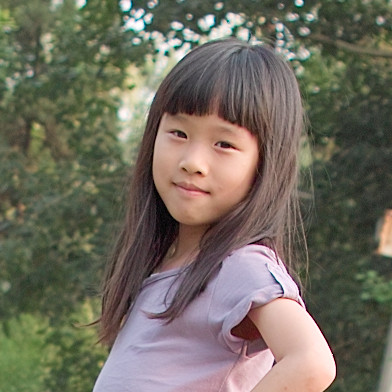
#> input picture origin.bmp, 392 x 392 px
$ python harr.py   (Python 2 division)
#> lines starting #> are read from the running program, lines starting #| are printed output that depends on the picture; after the words box and inside, x2 and y2 are one past the last pixel; in counts of white or black regions, pixels touching at a corner belong together
import numpy as np
import cv2

def harrRow(img, m):
	n = img.shape[0]
	newImg = np.zeros_like(img)
	for i in range(0,n):
		for j in range(0,n):
			newImg[i][j] = img[i][j]
	for i in range(0,m):
		for j in range(0,m/2):
			newImg[i][j] = (img[i][2*j] + img[i][2 * j + 1]) * 0.5
		for j in range(0,m/2):
			newImg[i][j + m/2] = (img[i][2*j] - img[i][2 * j + 1]) * 0.5
	return newImg

def harrCol(img, m):
	newImg = np.transpose(img)
	newImg = harrRow(newImg, m)
	newImg = np.transpose(newImg)
	return newImg

def iHarrRow(img, m):
	n = img.shape[0]
	newImg = np.zeros_like(img)
	for i in range(0,n):
		for j in range(0,n):
			newImg[i][j] = img[i][j]
	for i in range(0,m):
		for j in range(0,m/2):
			newImg[i][2 * j] = img[i][j] + img[i][j + m/2]
			newImg[i][2 * j + 1] = img[i][j] - img[i][j + m/2]
	return newImg

def iHarrCol(img, m):
	newImg = np.transpose(img)
	newImg = iHarrRow(newImg, m)
	newImg = np.transpose(newImg)
	return newImg

def guiyi(img,r1,c1,r2,c2):
	Max = 0.0
	for r in range(r1,r2):
		for c in range(c1,c2):
			if img[r][c] > Max:
				Max = img[r][c]
	for r in range(r1,r2):
		for c in range(c1,c2):
			img[r][c] = img[r][c]/Max * 255.0
	return img

img = cv2.cvtColor(cv2.imread('origin.bmp'),cv2.COLOR_BGR2GRAY).astype('float32')
#> img: shape (392, 392) float32; min 2, max 255, mean 108.4
#print img

n = img.shape[0]
#> n = 392
img = harrRow(img,n)
img = harrCol(img,n)
img = harrRow(img,n/2)
img = harrCol(img,n/2)
img = harrRow(img,n/4)
#> after the loop in harrRow (call 5), `for i in range(0,m):`:
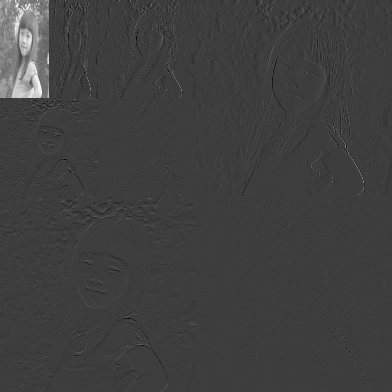
#> newImg: shape (392, 392) float32; min -78.75, max 245.7, mean 3.4; drawn with min black and max white
img = harrCol(img,n/4)
#> after the loop in harrRow (call 6), `for i in range(0,m):`:
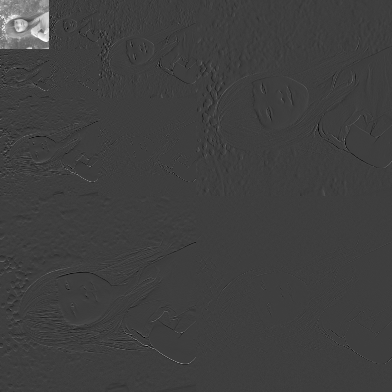
#> newImg: shape (392, 392) float32; min -78.75, max 242, mean 1.7; drawn with min black and max white

cv2.imwrite('Harr4.bmp', img)
absimg = np.abs(img)
cv2.imwrite('Harr4(abs).bmp', absimg)

img = guiyi(img,n/2,n/2,n,n)
#> after the loop in guiyi, `for r in range(r1,r2):`: Max = 38.25
img = guiyi(img,0,n/2,n/2,n)
img = guiyi(img,n/2,0,n,n/2)

img = guiyi(img,0,n/4,n/4,n/2)
#> after the loop in guiyi (call 4), `for r in range(r1,r2):`: img: shape (392, 392) float32; min -353.3, max 255, mean 1.6
img = guiyi(img,n/4,0,n/2,n/4)
#> after the loop in guiyi (call 5), `for r in range(r1,r2):`: img: shape (392, 392) float32; min -353.3, max 255, mean 1.6
img = guiyi(img,n/4,n/4,n/2,n/2)
#> after the loop in guiyi (call 6), `for r in range(r1,r2):`: Max = 40.94
#> after the loop in guiyi (call 6), `for r in range(r1,r2):`:
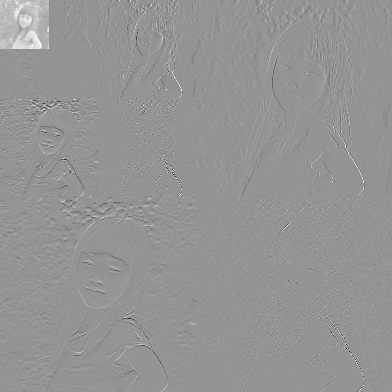
#> img: shape (392, 392) float32; min -353.3, max 255, mean 1.6; drawn with min black and max white

img = guiyi(img,0,n/8,n/8,n/4)
#> after the loop in guiyi (call 7), `for r in range(r1,r2):`: Max = 77.55
#> after the loop in guiyi (call 7), `for r in range(r1,r2):`:
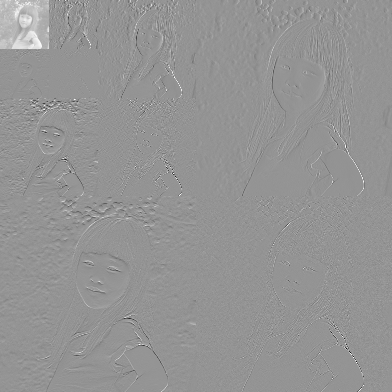
#> img: shape (392, 392) float32; 1.56% of pixels changed, all inside (x1, y1, x2, y2) = (49, 0, 98, 49); drawn with min black and max white
img = guiyi(img,n/8,0,n/4,n/8)
#> after the loop in guiyi (call 8), `for r in range(r1,r2):`: Max = 49.61
#> after the loop in guiyi (call 8), `for r in range(r1,r2):`:
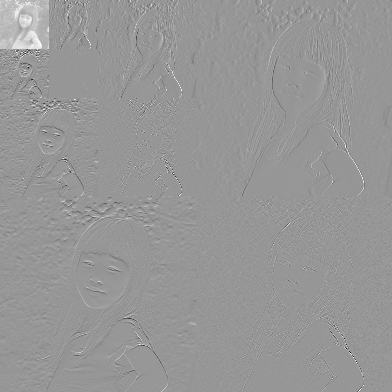
#> img: shape (392, 392) float32; 1.56% of pixels changed, all inside (x1, y1, x2, y2) = (0, 49, 49, 98); drawn with min black and max white
img = guiyi(img,n/8,n/8,n/4,n/4)
#> after the loop in guiyi (call 9), `for r in range(r1,r2):`: Max = 42.81
#> after the loop in guiyi (call 9), `for r in range(r1,r2):`:
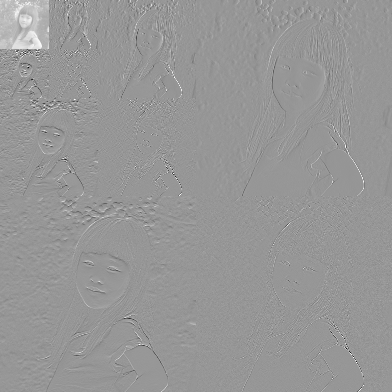
#> img: shape (392, 392) float32; 1.56% of pixels changed, all inside (x1, y1, x2, y2) = (49, 49, 98, 98); drawn with min black and max white

cv2.imwrite('Harr(abs-guiyi).bmp',img)
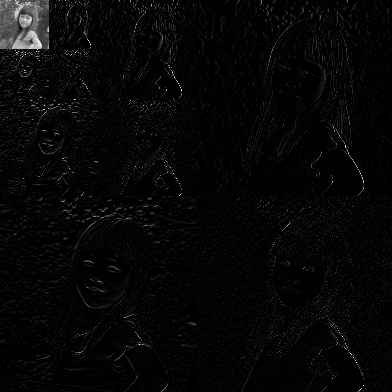
#> saved as Harr(abs-guiyi).bmp: shape (392, 392); min 0, max 255, mean 6.6
'''
img = iHarrCol(img,n/2)
img = iHarrRow(img,n/2)
img = iHarrCol(img,n)
img = iHarrRow(img,n)
cv2.imwrite('Recover.bmp', img)
print img
'''
